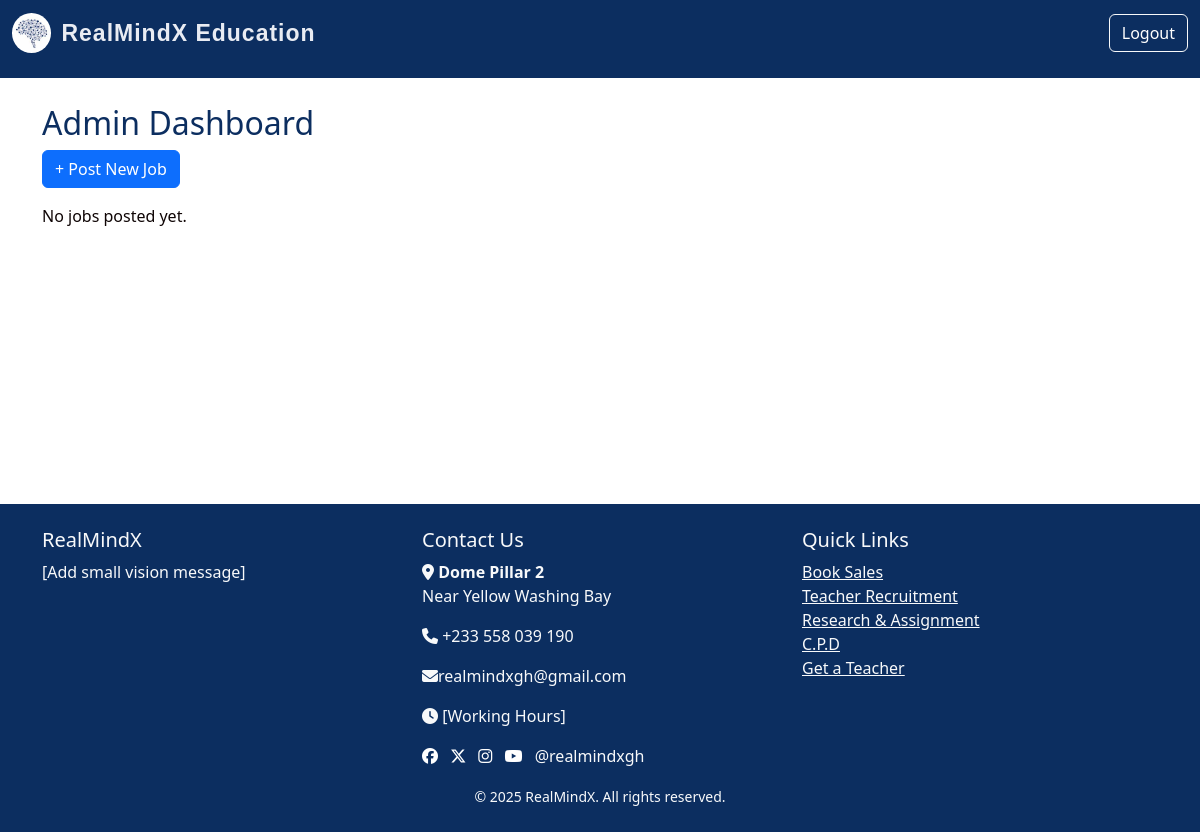
/admin/dashboard (signed in), run on an earlier commit of the app's database.
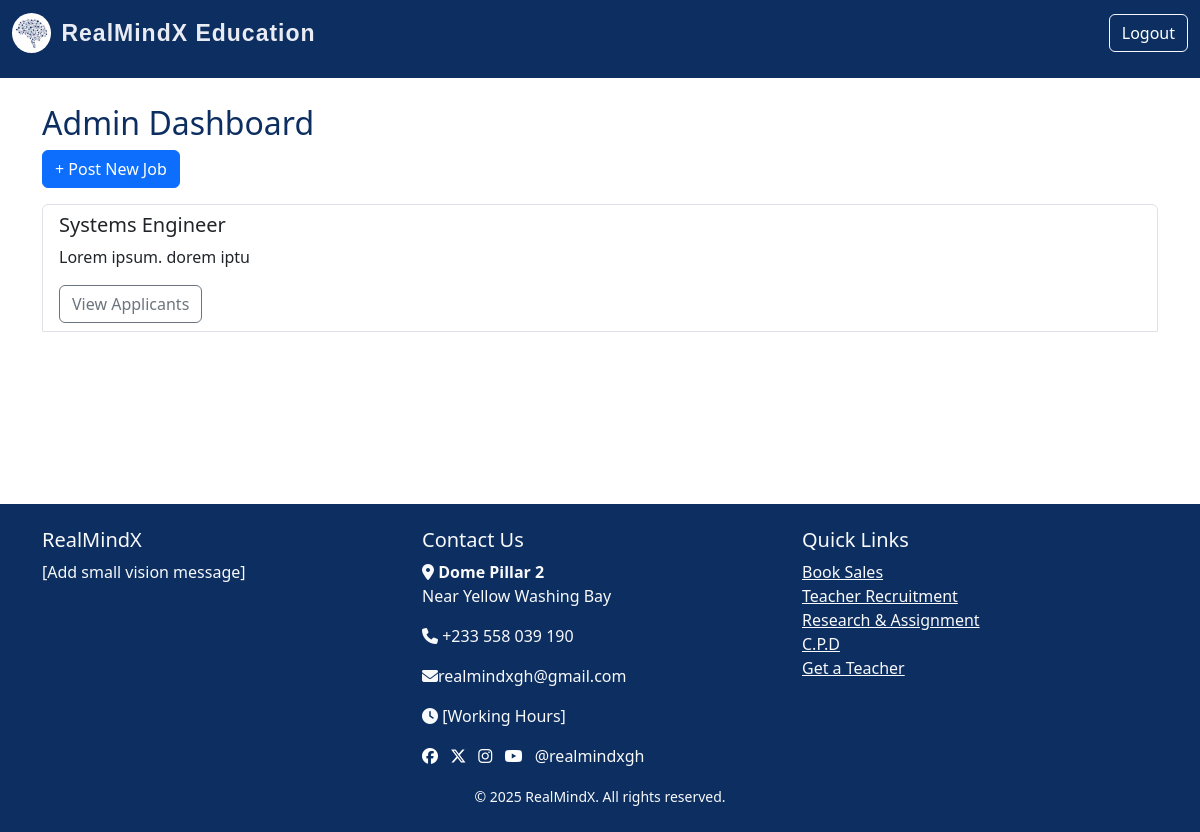
And on a later commit of the database.
### models.py (models this page shows)
class JobPost(db.Model):
    id = db.Column(db.Integer, primary_key=True)
    title = db.Column(db.String(150), nullable=False)
    description = db.Column(db.Text, nullable=False)
    job_type = db.Column(db.String(50))
    requirements = db.Column(db.Text, nullable=False)
    date_posted = db.Column(db.DateTime, default=datetime.utcnow)
    admin_id = db.Column(db.Integer, db.ForeignKey('admin.id'), nullable=False)
    applications = db.relationship('Application', backref='job', cascade='all, delete-orphan', lazy=True)

### routes.py (the view)
@app.route('/admin/dashboard')
@login_required
def admin_dashboard():
    if not isinstance(current_user, Admin):
        return redirect(url_for('users_dashboard'))
    jobs = JobPost.query.filter_by(admin_id=current_user.id).all()
    return render_template('admin_dashboard.html', admin=current_user, jobs=jobs)

### routes.py (called while the page is built)
@login_manager.user_loader
def load_user(user_id):
    try:
        user_type, id = user_id.split(":")
        if user_type == "user":
            return User.query.get(int(id))
        elif user_type == "admin":
            return Admin.query.get(int(id))
    except ValueError:
        return None

### templates/admin_dashboard.html
{% extends 'index.html' %}
{% block content %}
<h2>Admin Dashboard</h2>
<a href="{{ url_for('post_job') }}" class="btn btn-primary mb-3">+ Post New Job</a>
{% if jobs %}
    <div class="list-group">
        {% for job in jobs %}
            <div class="list-group-item">
                <h5>{{ job.title }}</h5>
                <p>{{ job.description }}</p>
                <a href="{{ url_for('view_applicants', job_id=job.id) }}" class="btn btn-outline-secondary">View Applicants</a>
            </div><br>
        {% endfor %}
    </div>
{% else %}
    <p>No jobs posted yet.</p>
{% endif %}
{% endblock %}

What changed in the data, as far as the page shows it:
added JobPost: title "Systems Engineer", description "Lorem ipsum. dorem iptu"
Also different on the page:
text no longer shown: "No jobs posted yet."
